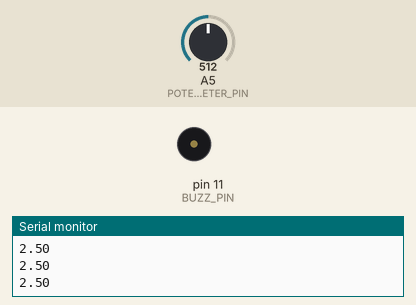
This sketch was run on a simulated Arduino Uno, built with avr-gcc and run on an emulated ATmega328P. Parts: buzzer (waves = sounding, pin HIGH), the last lines printed to the serial monitor. The inputs (shaded band) are chosen by the test bench; at power-on: A5 (POTENTIOMETER_PIN) = 512.

Above: at 1.2 s.
1.3 s: A5 (POTENTIOMETER_PIN) set to 596
2.8 s: A5 (POTENTIOMETER_PIN) set to 625
At 3.1 s:
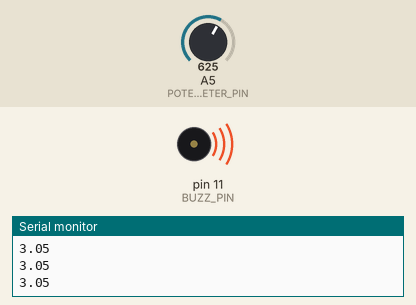
4.3 s: A5 (POTENTIOMETER_PIN) set to 511
At 5.4 s:
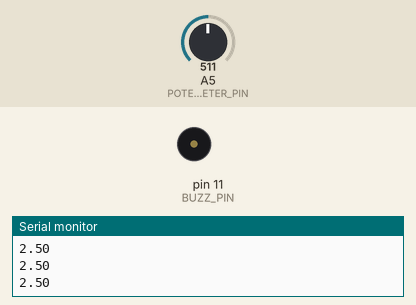
5.8 s: A5 (POTENTIOMETER_PIN) set to 716
At 6.7 s:
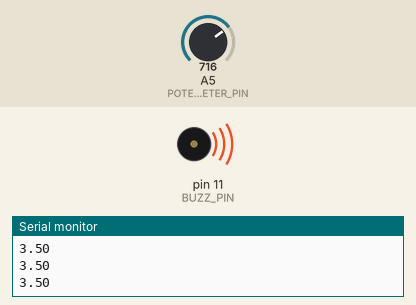
Timing chart, 0 to 8.3 s (numbered marks = the images above; inputs shaded):
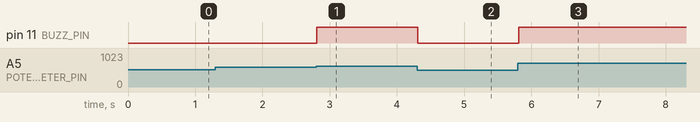

Measured:
- the behaviour switches between 613 and 614 on A5 (POTENTIOMETER_PIN) (found by bisection; images 0 and 1)
- after the input at 2.8 s, pin 11 (BUZZ_PIN): LOW → HIGH at once
- after the input at 4.3 s, pin 11 (BUZZ_PIN): HIGH → LOW at once
- after the input at 5.8 s, pin 11 (BUZZ_PIN): LOW → HIGH at once

The sketch:

son_22_-_Understanding_and_Using_Active_Buzzers_to_Add_Sound.ino
```cpp
//We are making a buzzer turn on when the Potentiometer Voltage reaches 3 Volts or Higher
//Declaring Variables
int BUZZ_PIN = 11;
int POTENTIOMETER_PIN = A5;
float VOLTAGE;
int POTENTIOMETER_VAL;

void setup() {
  //Starting Serial Monitor
  Serial.begin(9600);
  //Starting Buzzer Pin
  pinMode(BUZZ_PIN, OUTPUT);

}

void loop() {
  //Reading Potentiometer Scaled Votlage
  POTENTIOMETER_VAL = analogRead(POTENTIOMETER_PIN);
  //Converting Potentiometer Voltage value to actual Voltage
  VOLTAGE = (5. / 1023.) * POTENTIOMETER_VAL;
  Serial.println(VOLTAGE);

  //Setting up while loop to turn on Buzzer while Voltage is greater than 3 Volts
  while (VOLTAGE >= 3.0) {
    digitalWrite(BUZZ_PIN, HIGH);
    //Reading Potentiometer Scaled Votlage
    POTENTIOMETER_VAL = analogRead(POTENTIOMETER_PIN);
    //Converting Potentiometer Voltage value to actual Voltage
    VOLTAGE = (5. / 1023.) * POTENTIOMETER_VAL;
    Serial.println(VOLTAGE);

  }

  //Turning off Buzzer when Buzzer Voltage less than 3 Volts
  digitalWrite(BUZZ_PIN, LOW);
}
```
